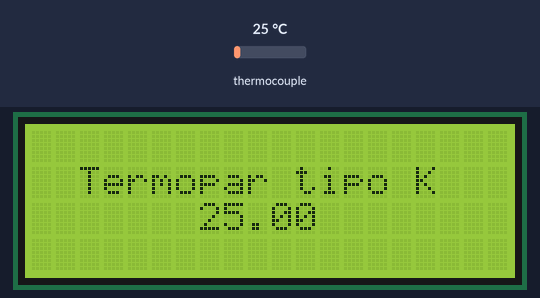
A sketch run on a simulated Arduino Uno, built with avr-gcc and run on an emulated ATmega328P. Shown: 20×4 character LCD. Wiring (inferred from the names in the program): MAX6675 thermocouple converter: CS pin 3; MISO pin 2; SCK pin 4. The inputs (shaded band) are chosen by the test bench; at power-on: thermocouple 25 °C.

Above: at 2.7 s.
2.8 s: thermocouple set to 6 °C
At 4.0 s:
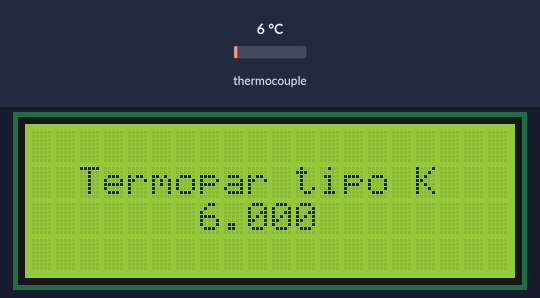
4.3 s: thermocouple set to 75 °C
At 5.4 s:
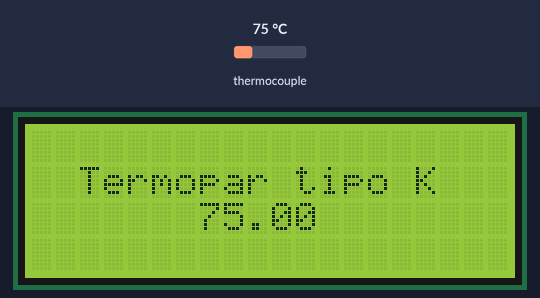
5.9 s: thermocouple set to 150 °C
At 6.9 s:
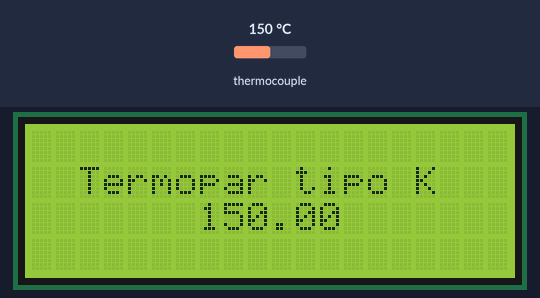
Timing chart, 0 to 8.9 s (numbered marks = the images above; inputs shaded):
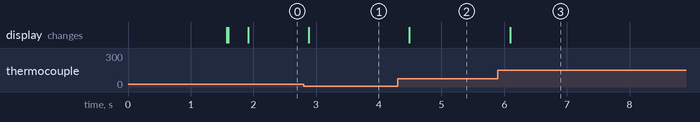

Measured:
- after the input at 2.8 s, the display: changes after 0.08 s (image 1)
- after the input at 4.3 s, the display: changes after 0.19 s (image 2)
- after the input at 5.9 s, the display: changes after 0.20 s (image 3)

The sketch:

Termopar.ino
```cpp
#include <Wire.h>
#include <LiquidCrystal_I2C.h>
LiquidCrystal_I2C lcd(0x27, 20, 4);

#include <SPI.h>

#define MAX6675_SO 2
#define MAX6675_CS 3
#define MAX6675_SCK 4

void setup()
{
    lcd.init();
    lcd.backlight();
    lcd.setCursor(5,1);
    lcd.print("Bienvenido");
    delay(1500);
    lcd.clear();
}

void loop()
{
    float temperatura = leer_termopar();
    lcd.setCursor(2, 1);
    lcd.print("Termopar tipo K");
    lcd.setCursor(7, 2);
    lcd.print(temperatura, 2);
    delay(300);
}

double leer_termopar()
{

    uint16_t v;
    pinMode(MAX6675_CS, OUTPUT);
    pinMode(MAX6675_SO, INPUT);
    pinMode(MAX6675_SCK, OUTPUT);

    digitalWrite(MAX6675_CS, LOW);
    delay(1);

    // Read in 16 bits,
    //  15    = 0 always
    //  14..2 = 0.25 degree counts MSB First
    //  2     = 1 if thermocouple is open circuit
    //  1..0  = uninteresting status

    v = shiftIn(MAX6675_SO, MAX6675_SCK, MSBFIRST);
    v <<= 8;
    v |= shiftIn(MAX6675_SO, MAX6675_SCK, MSBFIRST);

    digitalWrite(MAX6675_CS, HIGH);
    if (v & 0x4)
    {
        // Bit 2 indicates if the thermocouple is disconnected
        return NAN;
    }

    // The lower three bits (0,1,2) are discarded status bits
    v >>= 3;

    // The remaining bits are the number of 0.25 degree (C) counts
    return v * 0.25;
}
```
